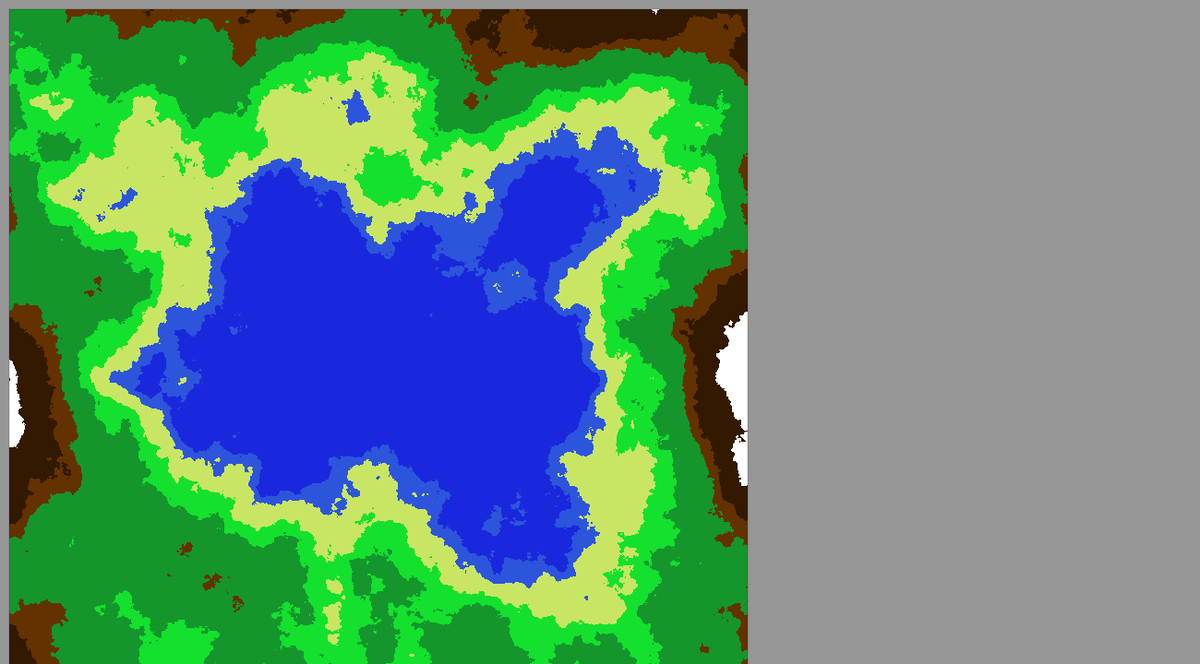
Frame 1 (no input)
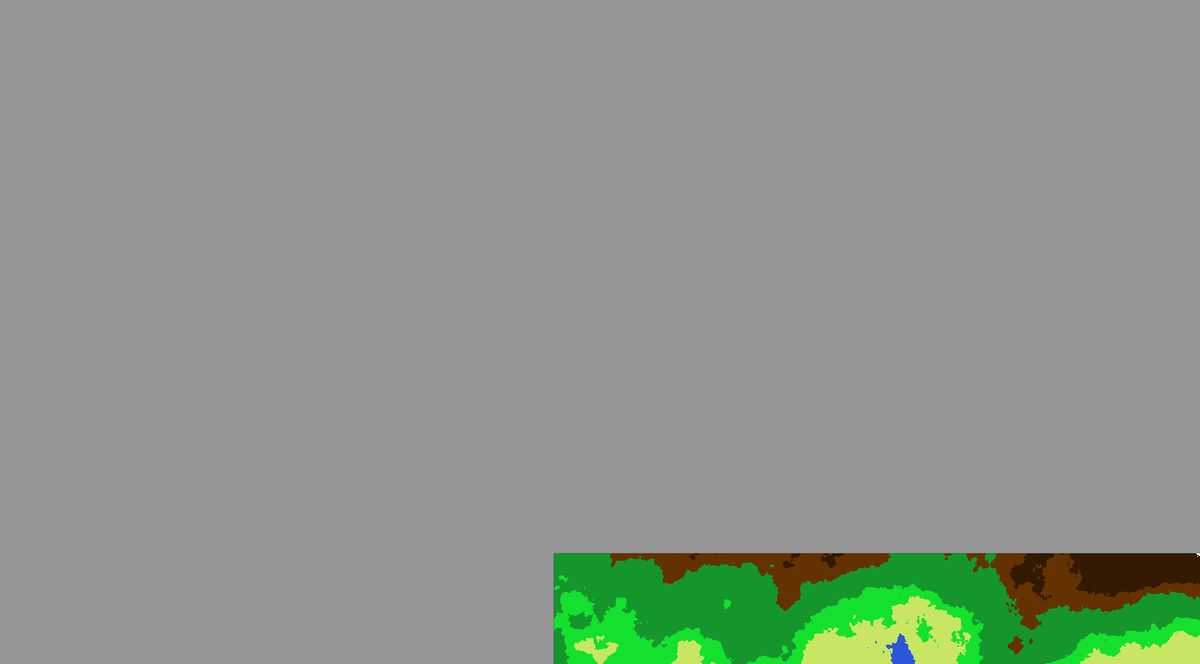
Frame 60 (the mouse pressed at the canvas centre just before this capture)
Frame 120 (the mouse held since frame 60 and released just before this capture): identical to frame 60, image omitted

The Processing sketch that drew these frames (run headless with seeded random() and noise(); from frame 60 on, the mouse is pressed at the canvas centre):

// Processing sketch: LakeGen
// ── LakeGen.pde
int gridScale, grdWidth, grdHeight;
Grid griddle;
float scale = .02;
float xPan;
float yPan;
float truMouseX;
float truMouseY;
float noiseScale;

void setup () {
  noiseDetail(8,0.6);
  int x = int(random(10000));
  println(x);
  noiseSeed(x);
  size(1300, 720);
  gridScale = 50;
  grdWidth = 40000;
  grdHeight = 40000;
  noiseScale = .005;
  griddle = new Grid(0, 0, grdWidth/gridScale, grdHeight/gridScale);
  noStroke();
  xPan = width/2;
  yPan = height/2;
  fill(0);
  griddle.update();
}

void draw () {
  truMouseX = (mouseX + xPan - width/2)/scale;
  truMouseY = (mouseY + yPan - height/2)/scale;
  
  
  if(mouseX > width - 75){
    xPan += 10; 
  } else if (mouseX < 75){
    xPan -= 10; 
  }
  
  if(mouseY > height - 75){
    yPan += 10; 
  } else if (mouseY < 75){
    yPan -= 10; 
  }
  
  
  background(150);
  pushMatrix();
  translate(-xPan, -yPan);
  translate(width/2, height/2);
  scale(scale);
  griddle.update();
  griddle.display();
  popMatrix();
}

void mouseWheel (MouseEvent event) {
  float scaleAmt = 1 + (.1 * event.getCount());
  
  scale *= scaleAmt;
  xPan *= scaleAmt;
  yPan *= scaleAmt;
}

// ── Cell.pde
class Cell {
  PVector gridPos;
  int borders;
  float noise, dTC;
  
  Cell(int x_, int y_, float n_){
    gridPos = new PVector(x_, y_);
    noise = n_;
    if (gridPos.y < gridPos.x && gridPos.x < -gridPos.y + grdHeight/gridScale){
        //Top
        dTC = dist(gridPos.x, gridPos.y, gridPos.x, 0);
      } else if (gridPos.y < gridPos.x && gridPos.x >= -gridPos.y + grdHeight/gridScale){
        //Right
        dTC = dist(gridPos.x, gridPos.y, grdWidth/gridScale, gridPos.y);
      } else if (gridPos.y >= gridPos.x && gridPos.x < -gridPos.y + grdHeight/gridScale){
        //Left
        dTC = dist(gridPos.x, gridPos.y, 0, gridPos.y);
      } else if (gridPos.y >= gridPos.x && gridPos.x >= -gridPos.y + grdHeight/gridScale){
        //Bottom
        dTC = dist(gridPos.x, gridPos.y, gridPos.x, grdHeight/gridScale);
      }
      dTC = map(dTC, 0, 400, 0, 1);
      dTC = 1 - dTC;
      //dTC -= .2;
      if(dTC < 0){
        dTC = 0; 
      }
      noise = (noise + dTC)/2;
  }
  
  void display(){
      
      if(noise < .5){
        fill(25, 40, 220);
      } else if (noise < .54){
        fill(45, 85, 220);
      } else if (noise < .6){
        fill(200, 230, 100);
      } else if (noise < .65){
        fill(20, 225, 45);
      } else if (noise < .75){
        fill(20, 150, 45);
      } else if (noise < .8){
        fill(100, 50, 0);
      } else if (noise < .9){
        fill(50, 25, 0);
      } else if (noise < 1){
        fill(255);
      } else {
        fill(noise * 255);
      }
      //fill(dTC * 255);
      
      rect(gridPos.x * gridScale - .02, gridPos.y * gridScale - .02, gridScale + .04, gridScale + .04);
    
  }
  
  PVector getMouseGridspace() {
    int x, y;
    x = int(truMouseX/gridScale);
    y = int(truMouseY/gridScale);
    return new PVector(x, y);
  }
  
  boolean exists(int x, int y, Cell[][] cells) {
    boolean ifx, ify;
    ifx = true;
    ify = true;
    
    if(x < 0){
      if(x + gridPos.x < 0){
        ifx = false;
      }
    }
    if(x > 0){
      if(x + gridPos.x > cells[0].length - 1){
        ifx = false;
      }
    }
    
    if(y < 0){
      if(y + gridPos.y < 0){
        ify = false;
      }
    }
    if(y > 0){
      if(y + gridPos.y > cells.length - 1){
        ify = false;
      }
    }
    return ifx && ify;
  }
   
  void update(){
     PVector maus = getMouseGridspace();
     
   }
}

// ── Grid.pde
class Grid {
  Cell[][] Cells;
  int gridWidth, gridHeight;
  float xPos, yPos;
  
  Grid(float x_, float y_, int gw_, int gh_){
    Cells = new Cell[gh_][gw_];
    gridWidth = gw_;
    gridHeight = gh_;
    xPos = x_;
    yPos = y_;
    for(int i = 0; i < gridHeight; i++){
      Cell[] tempCells = new Cell[gridWidth];
      for(int j = 0; j < gridWidth; j++){
        tempCells[j] = new Cell(j, i, noise(j * noiseScale, i * noiseScale));
      }
      Cells[i] = tempCells;
    }
    
  }
  
  
  
  void display(){
    
    for(int i = 0; i < gridHeight; i++){
      for(int j = 0; j < gridWidth; j++){   
          Cells[i][j].display();
      }
    }
    
    //stroke(0);
    
    for(int i = 0; i < gridWidth; i++){
      line(xPos + gridScale * i, yPos, xPos + gridScale * i, yPos + gridHeight * gridScale);
    }
    
    for(int i = 0; i < gridHeight; i++){
      line(xPos, yPos + gridScale * i, xPos + gridWidth * gridScale, yPos + gridScale * i);
    }
    
    rectMode(CORNERS);
    fill(0);
    rect(-5, -5, 5, gridHeight * gridScale);
    rect(-5, -5, gridWidth * gridScale, 5);
    rect(- 5, gridHeight * gridScale - 5, gridWidth * gridScale, gridHeight * gridScale + 5);
    rect(gridWidth * gridScale - 5, -5, gridWidth * gridScale + 5, gridHeight * gridScale);
    rectMode(CORNER);
    
  }
  
  void update() {
    float x = 0;
    for(int i = 0; i < gridHeight; i++){
      for(int j = 0; j < gridWidth; j++){   
         
      }
    }
  }
}
